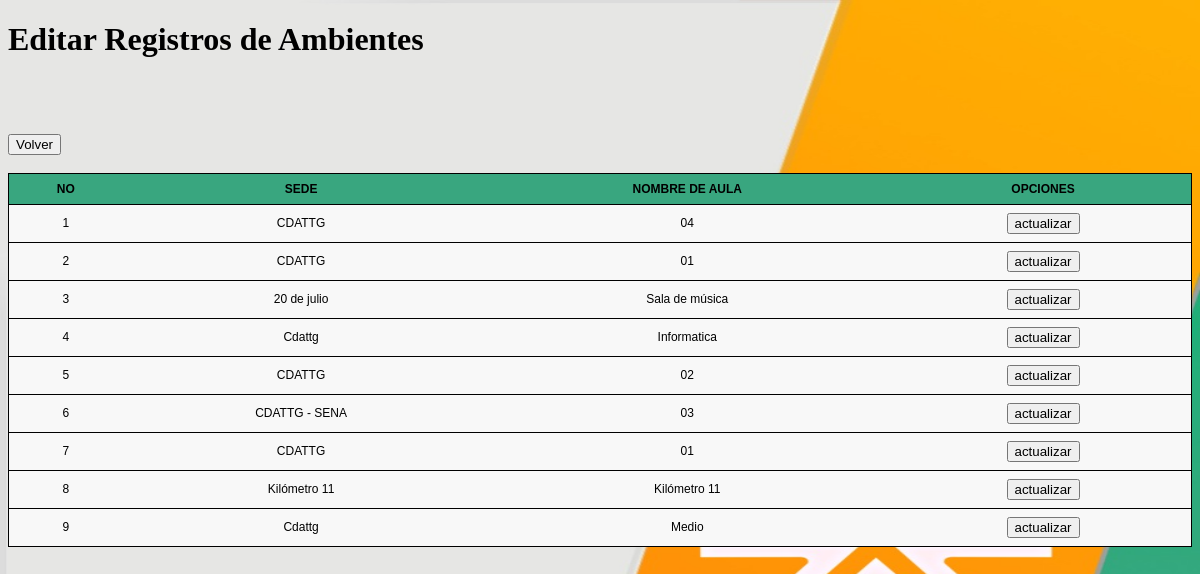
Page /controladores/c-editar_ambientes.php on the committed database.
### tables this page shows
CREATE TABLE ambientes(
    `no` INT(20) NOT NULL AUTO_INCREMENT,
    cede VARCHAR(20)NOT NULL,
    nom_aula VARCHAR(20) NOT NULL,
    PRIMARY KEY (`no`)
);

### controladores/c-editar_ambientes.php (called while the page is built, shortened)
<?php
include("../plantillas/plantilla-editar.php");

### class/function.php (called while the page is built, shortened)
<?php
function db_query($query) {
	$connection=Conex::conectar();
    $result = mysqli_query($connection,$query);
    return $result;
}
?>

### vistas/ambientes.php (the view, shortened to what this page needs)
<!doctype html>
<html>
<head>
</head>
<body>
<div class="main-wrapper">
<h1>Editar Registros de Ambientes </h1>
<br><br>
<?php
	include("../class/function.php");
?>
	<table class="table" >
		<thead><br>
		<th >No</th>
		<th >Sede</th>
		<th >Nombre de Aula</th>
		<th >Opciones</th></thead>
<?php
	$sql = "select * from ambientes";
	$result = db_query($sql);
	while($row = mysqli_fetch_object($result)){
	?>
	<tbody><tr>
				<td data-label="No:"><?php echo $row->no;?></td>
                <td data-label="Sede:"><?php echo $row->cede;?></td>
                <td data-label="Ambiente"><?php echo $row->nom_aula;?></td>
                <td data-label="Opcion"><a href="../vistas/editar_ambientes.php?id=<?php echo $row->no; ?>">
				<input type="submit" class="btn btn-primary btn-block"  name="submit" value="actualizar"></a></td></tbody>
	<?php } ?>
	<a  href="../index.php">
<input type="submit" class="btn btn-primary btn-block"  name="submit" value="Volver"></a>
	<br><br>
</table>
</div>
</body>
</html>

### css/estilo2.css (style rules this page uses)
body { font-family:Tahoma; background-image: url("../img/sena.jpg"); background-repeat: no-repeat; background-size: 100% 100%; background-attachment: fixed; overflow: scroll; }
.table { width: 100%; border: 1px solid rgb(163, 30, 30); border-collapse: collapse; margin: 0; font-family:Arial; }
.table tr { background-color: #f8f8f8; border: 1px solid black; }
.table th, .table td { font-size: 12px; padding: 8px; text-align: center; width: max-content; }
.table thead th { text-transform: uppercase; background-color:#39A67F; }

### rows in the picture
ambientes: no "1", cede "CDATTG", nom_aula "04"
ambientes: no "2", cede "CDATTG", nom_aula "01"
ambientes: no "3", cede "20 de julio", nom_aula "Sala de música"
ambientes: no "4", cede "Cdattg", nom_aula "Informatica"
ambientes: no "5", cede "CDATTG", nom_aula "02"
ambientes: no "6", cede "CDATTG - SENA", nom_aula "03"
ambientes: no "7", cede "CDATTG", nom_aula "01"
ambientes: no "8", cede "Kilómetro 11", nom_aula "Kilómetro 11"
ambientes: no "9", cede "Cdattg", nom_aula "Medio"
